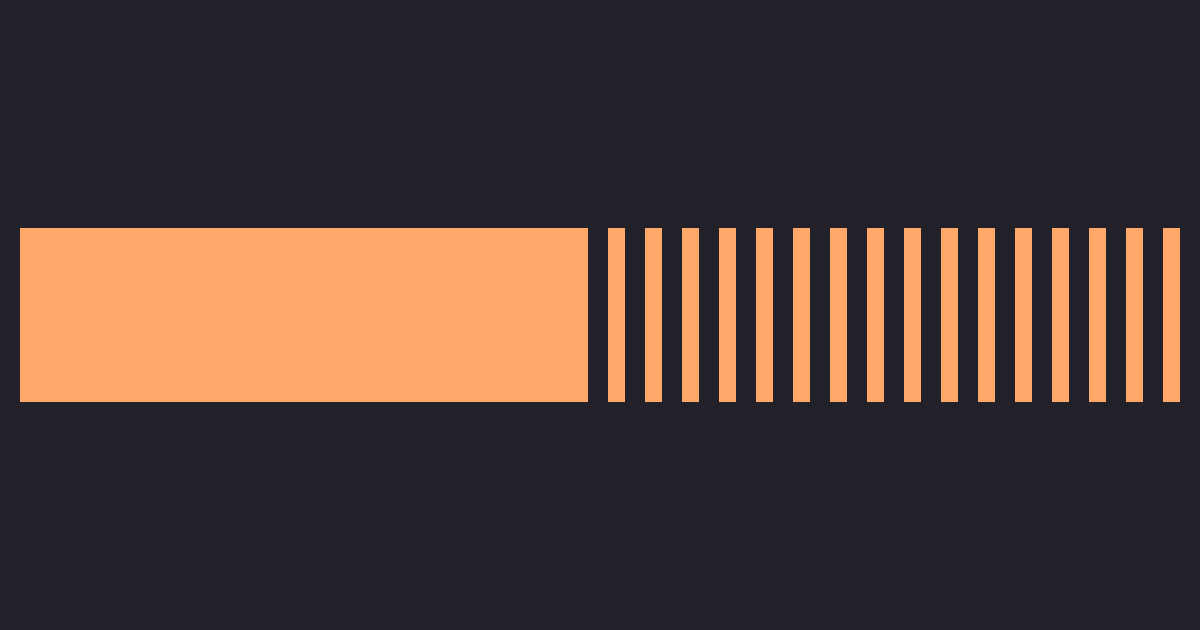
#> input picture public/og-image.png, 1200 x 630 px, given in place of the camera
$ python motion_detector.py
#> lines starting #> are read from the running program, lines starting #| are printed output that depends on the picture; after the words box and inside, x2 and y2 are one past the last pixel; in counts of white or black regions, pixels touching at a corner belong together
import cv2
import numpy as np

# --- Configuration ---
MIN_AREA = 500  # Minimum area (in pixels) to consider a contour as motion
BLUR_SIZE = (21, 21) # Size of the Gaussian blur kernel
THRESHOLD_DELTA = 25 # Threshold value for the difference image

# --- Initialize Camera ---
print("[INFO] Starting video stream for motion detection...")
cap = cv2.VideoCapture(0) # 0 for default webcam, change if you have multiple cameras

if not cap.isOpened():
    print("Error: Could not open video stream.")
    exit()

# Read the first frame and initialize the 'previous frame'
# This frame will be used for comparison to detect motion
ret, frame1 = cap.read()
#> frame1 is the input picture: shape (630, 1200, 3); mean B, G, R 53.6, 59.1, 76.7
if not ret:
    print("Error: Failed to grab initial frame.")
    exit()

# Convert to grayscale and blur to reduce noise
prev_gray = cv2.cvtColor(frame1, cv2.COLOR_BGR2GRAY)
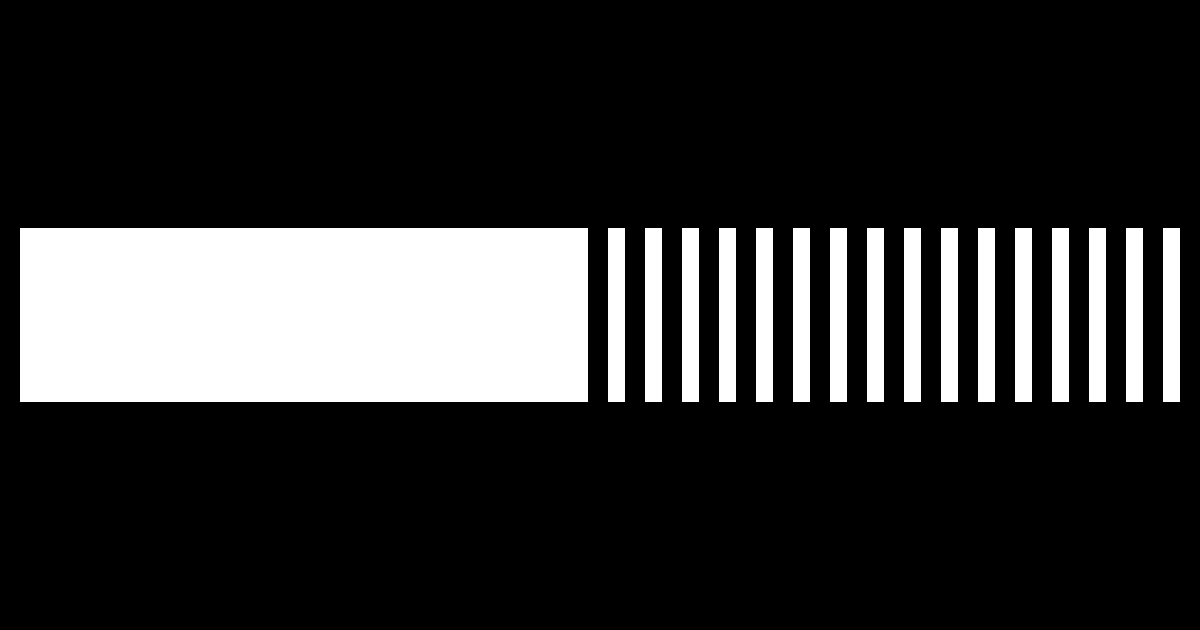
#> prev_gray: shape (630, 1200); values 34 (black) and 187 (white), 19.3% white; 17 white regions, largest, box (x1, y1, x2, y2) and area: (20, 228, 588, 402) 98832, (608, 228, 625, 402) 2958, (645, 228, 662, 402) 2958
prev_gray = cv2.GaussianBlur(prev_gray, BLUR_SIZE, 0)
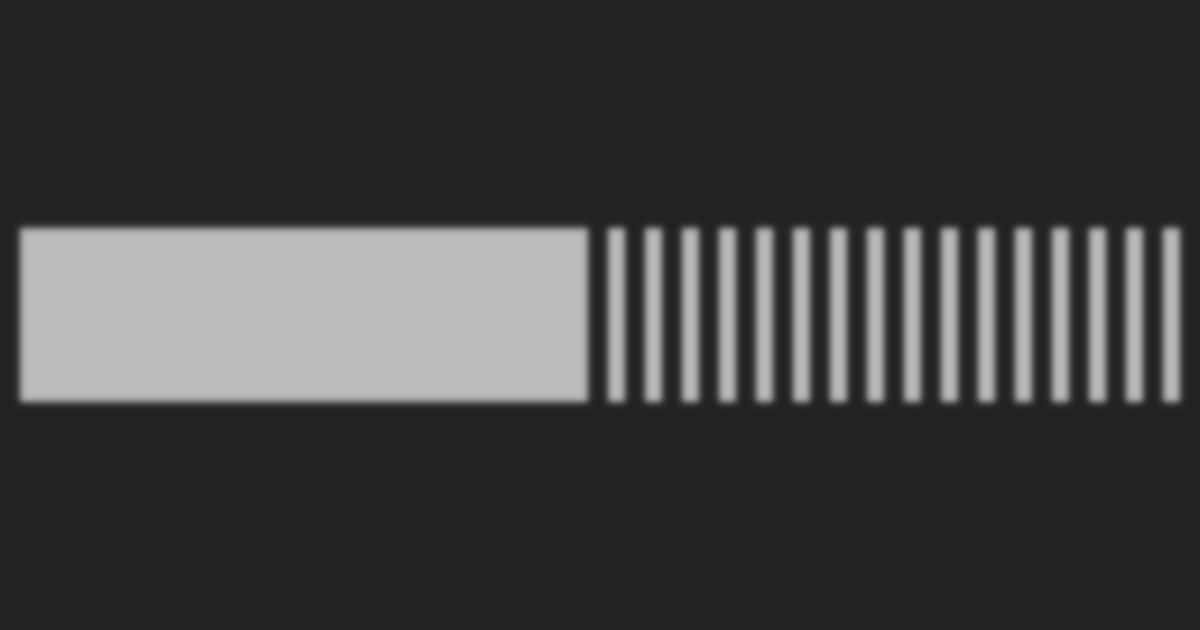
#> prev_gray: shape (630, 1200); min 34, max 187, mean 63.6

print("[INFO] Ready. Press 'q' to quit.")

# --- Main Loop for Motion Detection ---
while True:
    ret, frame = cap.read()
    if not ret:
        print("Error: Failed to grab frame.")
        break

    # Convert current frame to grayscale and blur
    gray = cv2.cvtColor(frame, cv2.COLOR_BGR2GRAY)
    gray = cv2.GaussianBlur(gray, BLUR_SIZE, 0)

    # Compute the absolute difference between the current frame and previous frame
    frame_delta = cv2.absdiff(prev_gray, gray)
#> frame_delta: shape (630, 1200); every value is 0

    # Threshold the delta image to reveal areas of significant change
    thresh = cv2.threshold(frame_delta, THRESHOLD_DELTA, 255, cv2.THRESH_BINARY)[1]

    # Dilate the thresholded image to fill in holes, then find contours
    thresh = cv2.dilate(thresh, None, iterations=2)
    contours, _ = cv2.findContours(thresh.copy(), cv2.RETR_EXTERNAL, cv2.CHAIN_APPROX_SIMPLE)
#> contours = []

    # Loop over the contours
    for contour in contours:
        # If the contour is too small, ignore it
        if cv2.contourArea(contour) < MIN_AREA:
            continue

        # Compute the bounding box for the contour, and draw it on the original frame
        (x, y, w, h) = cv2.boundingRect(contour)
        cv2.rectangle(frame, (x, y), (x + w, y + h), (0, 255, 0), 2) # Green rectangle
        cv2.putText(frame, "Motion Detected", (x, y - 10), cv2.FONT_HERSHEY_SIMPLEX, 0.5, (0, 255, 0), 2)
#> this loop made 0 passes

    # Display the original frame with motion rectangles and the thresholded difference image
    cv2.imshow("Motion Detector", frame)
    cv2.imshow("Thresh", thresh)
    # cv2.imshow("Frame Delta", frame_delta) # Uncomment to see the raw difference

    # Update the previous frame for the next iteration
    prev_gray = gray.copy()

    # Break the loop if 'q' is pressed
    if cv2.waitKey(1) & 0xFF == ord('q'):
#> (key q is pressed here)
        break

# --- Cleanup ---
cap.release()
cv2.destroyAllWindows()
print("[INFO] Video stream stopped and windows closed.")
